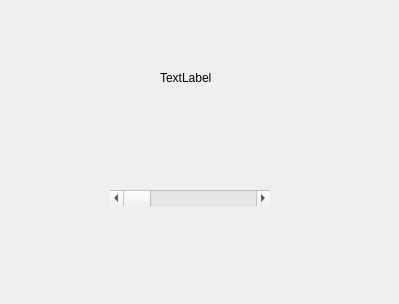
<?xml version="1.0" encoding="UTF-8"?>
<ui version="4.0">
 <class>Widget</class>
 <widget class="QWidget" name="Widget">
  <property name="enabled">
   <bool>true</bool>
  </property>
  <property name="geometry">
   <rect>
    <x>0</x>
    <y>0</y>
    <width>399</width>
    <height>304</height>
   </rect>
  </property>
  <property name="windowTitle">
   <string>Widget</string>
  </property>
  <widget class="QLabel" name="label">
   <property name="geometry">
    <rect>
     <x>160</x>
     <y>70</y>
     <width>72</width>
     <height>15</height>
    </rect>
   </property>
   <property name="text">
    <string>TextLabel</string>
   </property>
  </widget>
  <widget class="QScrollBar" name="horizontalScrollBar">
   <property name="geometry">
    <rect>
     <x>110</x>
     <y>190</y>
     <width>160</width>
     <height>16</height>
    </rect>
   </property>
   <property name="orientation">
    <enum>Qt::Horizontal</enum>
   </property>
  </widget>
 </widget>
 <layoutdefault spacing="6" margin="11"/>
 <resources/>
 <connections>
  <connection>
   <sender>horizontalScrollBar</sender>
   <signal>valueChanged(int)</signal>
   <receiver>label</receiver>
   <slot>setNum(int)</slot>
   <hints>
    <hint type="sourcelabel">
     <x>214</x>
     <y>195</y>
    </hint>
    <hint type="destinationlabel">
     <x>195</x>
     <y>83</y>
    </hint>
   </hints>
  </connection>
 </connections>
</ui>
